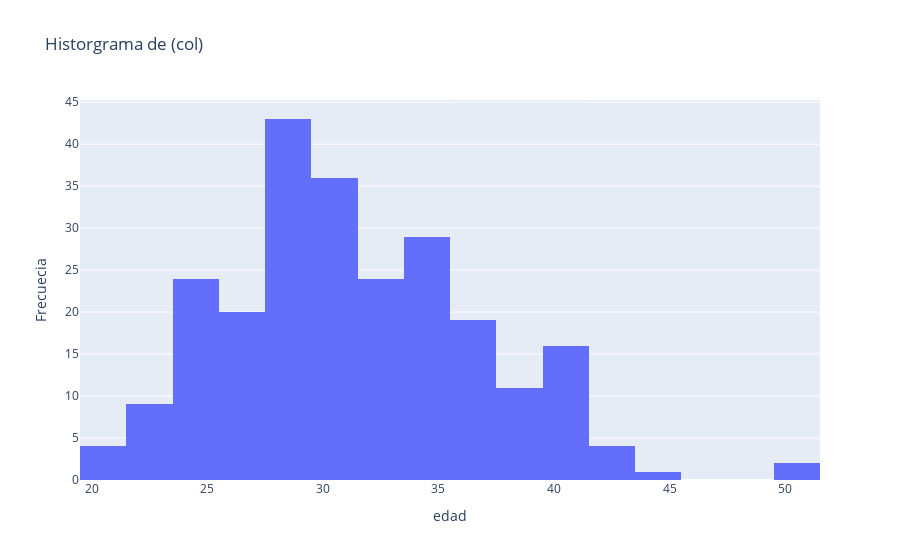
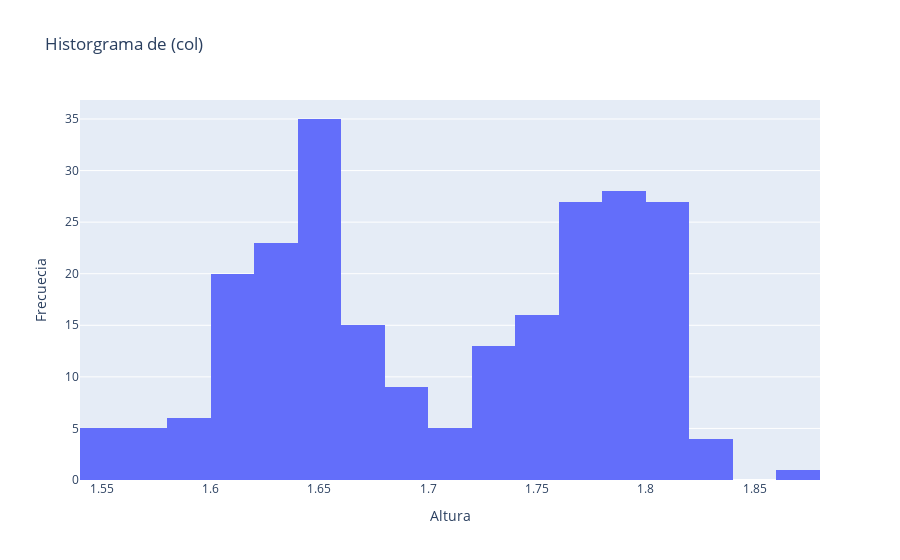
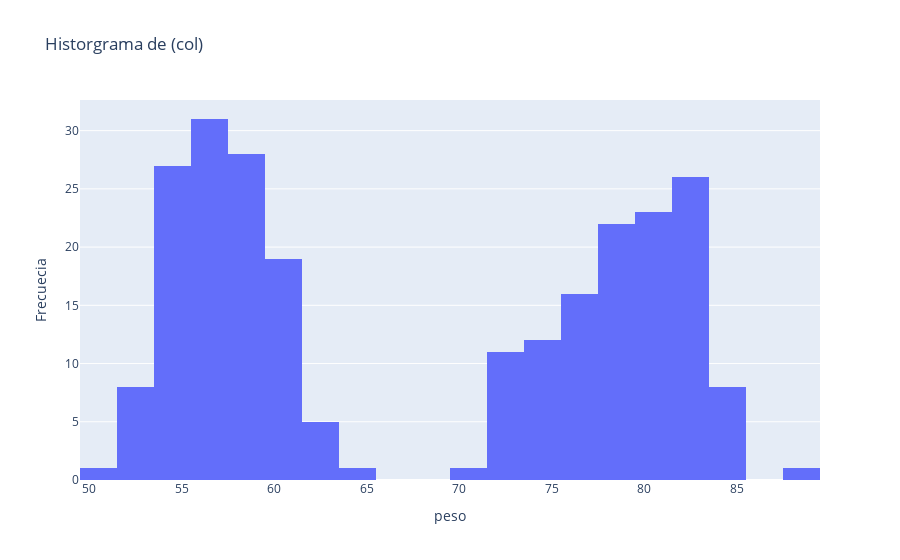

Write notebook code for charts like these, in order.
### Code cell
import plotly.express as px

# 
numeric_cols=df.select_dtypes(include=('int64','float64')).columns

for col in numeric_cols:
    fig=px.histogram(df, x=col, nbins=20, title=f'Historgrama de (col)')
    fig.update_layout(
        xaxis_title=col,
        yaxis_title='Frecuecia',
        autosize=True
    )
    fig.show()

### Figure 1 — Plotly figure (JSON) as saved in the notebook; plotly's stock layout.template omitted (floating-point values rounded to 4 significant figures; data arrays with more than 128 entries replaced by an {"elided": "..."} marker saying what was removed)
{"data": [{"alignmentgroup": "True", "bingroup": "x", "hovertemplate": "edad=%{x}<br>count=%{y}<extra></extra>", "legendgroup": "", "marker": {"color": "#636efa", "pattern": {"shape": ""}}, "name": "", "nbinsx": 20, "offsetgroup": "", "orientation": "v", "showlegend": false, "type": "histogram", "x": {"elided": "242 int values"}, "xaxis": "x", "yaxis": "y"}], "layout": {"autosize": true, "barmode": "relative", "legend": {"tracegroupgap": 0}, "title": {"text": "Historgrama de (col)"}, "xaxis": {"anchor": "y", "domain": [0, 1], "title": {"text": "edad"}}, "yaxis": {"anchor": "x", "domain": [0, 1], "title": {"text": "Frecuecia"}}}}

### Figure 2 — Plotly figure (JSON) as saved in the notebook; plotly's stock layout.template omitted (floating-point values rounded to 4 significant figures; data arrays with more than 128 entries replaced by an {"elided": "..."} marker saying what was removed)
{"data": [{"alignmentgroup": "True", "bingroup": "x", "hovertemplate": "Altura=%{x}<br>count=%{y}<extra></extra>", "legendgroup": "", "marker": {"color": "#636efa", "pattern": {"shape": ""}}, "name": "", "nbinsx": 20, "offsetgroup": "", "orientation": "v", "showlegend": false, "type": "histogram", "x": {"elided": "242 float values"}, "xaxis": "x", "yaxis": "y"}], "layout": {"autosize": true, "barmode": "relative", "legend": {"tracegroupgap": 0}, "title": {"text": "Historgrama de (col)"}, "xaxis": {"anchor": "y", "domain": [0, 1], "title": {"text": "Altura"}}, "yaxis": {"anchor": "x", "domain": [0, 1], "title": {"text": "Frecuecia"}}}}

### Figure 3 — Plotly figure (JSON) as saved in the notebook; plotly's stock layout.template omitted (floating-point values rounded to 4 significant figures; data arrays with more than 128 entries replaced by an {"elided": "..."} marker saying what was removed)
{"data": [{"alignmentgroup": "True", "bingroup": "x", "hovertemplate": "peso=%{x}<br>count=%{y}<extra></extra>", "legendgroup": "", "marker": {"color": "#636efa", "pattern": {"shape": ""}}, "name": "", "nbinsx": 20, "offsetgroup": "", "orientation": "v", "showlegend": false, "type": "histogram", "x": {"elided": "242 int values"}, "xaxis": "x", "yaxis": "y"}], "layout": {"autosize": true, "barmode": "relative", "legend": {"tracegroupgap": 0}, "title": {"text": "Historgrama de (col)"}, "xaxis": {"anchor": "y", "domain": [0, 1], "title": {"text": "peso"}}, "yaxis": {"anchor": "x", "domain": [0, 1], "title": {"text": "Frecuecia"}}}}
